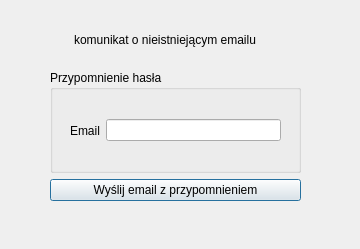
<?xml version="1.0" encoding="UTF-8"?>
<ui version="4.0">
 <class>przypomnienie_hasla</class>
 <widget class="QDialog" name="przypomnienie_hasla">
  <property name="geometry">
   <rect>
    <x>0</x>
    <y>0</y>
    <width>360</width>
    <height>249</height>
   </rect>
  </property>
  <property name="windowTitle">
   <string>Dialog</string>
  </property>
  <widget class="QWidget" name="layoutWidget">
   <property name="geometry">
    <rect>
     <x>50</x>
     <y>70</y>
     <width>251</width>
     <height>131</height>
    </rect>
   </property>
   <layout class="QVBoxLayout" name="verticalLayout_2">
    <item>
     <widget class="QGroupBox" name="groupBox">
      <property name="title">
       <string>Przypomnienie hasła</string>
      </property>
      <widget class="QWidget" name="layoutWidget_2">
       <property name="geometry">
        <rect>
         <x>20</x>
         <y>40</y>
         <width>211</width>
         <height>41</height>
        </rect>
       </property>
       <layout class="QHBoxLayout" name="horizontalLayout">
        <item>
         <layout class="QVBoxLayout" name="verticalLayout">
          <item>
           <widget class="QLabel" name="label">
            <property name="text">
             <string>Email</string>
            </property>
           </widget>
          </item>
         </layout>
        </item>
        <item>
         <layout class="QVBoxLayout" name="verticalLayout_3">
          <item>
           <widget class="QLineEdit" name="lineEdit"/>
          </item>
         </layout>
        </item>
       </layout>
      </widget>
     </widget>
    </item>
    <item>
     <widget class="QPushButton" name="pushButton">
      <property name="text">
       <string>Wyślij email z przypomnieniem</string>
      </property>
     </widget>
    </item>
   </layout>
  </widget>
  <widget class="QLabel" name="label_2">
   <property name="geometry">
    <rect>
     <x>74</x>
     <y>30</y>
     <width>271</width>
     <height>20</height>
    </rect>
   </property>
   <property name="text">
    <string>komunikat o nieistniejącym emailu</string>
   </property>
  </widget>
 </widget>
 <resources/>
 <connections/>
</ui>
